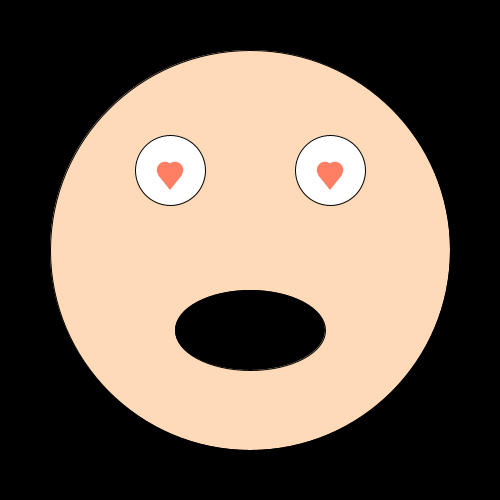
Frame 1 (no input)
Frame 60 (the mouse pressed at the canvas centre just before this capture): identical to frame 1, image omitted
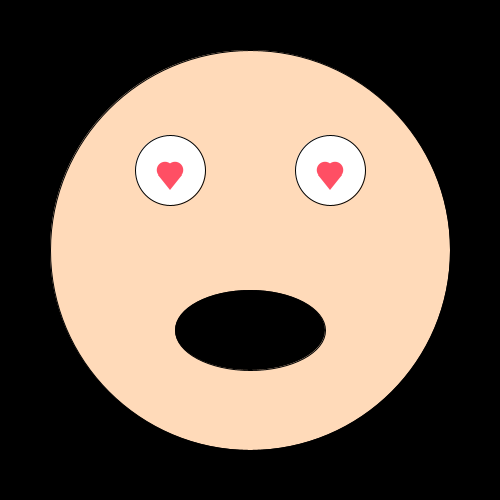
Frame 120 (the mouse held since frame 60 and released just before this capture)

The Processing sketch that drew these frames (run headless with seeded random() and noise(); from frame 60 on, the mouse is pressed at the canvas centre):

// Processing sketch: processing_172286
// ── processing_172286.pde

float counter = 0;

void setup()
{
  size(500, 500);
  background(0);
}

void draw()
{

  background(0);


  translate (height/2, width/2);
  float counter_mouse = map(mouseX, 0, width, 0, 0.2);
  float amplitude = map(sin(counter), -1, 1, 0, 255);

  pushMatrix();
  stroke(0);
  smooth();
  fill(255,218,185);
  ellipse(0, 0, 400, 400);
  popMatrix();





  pushMatrix();
  stroke(0);
  smooth();
  fill(255);
  ellipse(-80, -80, 70, 70);

  stroke(0);
  smooth();
  fill(255);
  ellipse(80, -80, 70, 70);

  fill(0);
  ellipse(0, 80, -150, 80);
  popMatrix();





  noStroke();
  smooth();
  fill(255, amplitude, 100);

  ellipse (85, -80, 16.5, 16.5);
  ellipse(-85, -80, 16.5, 16.5);
  ellipse (75, -80, 16.5, 16.5);
  ellipse(-75, -80, 16.5, 16.5);

  triangle(92, -75, 68, -75, 80, -60);
  triangle(-92, -75, -68, -75, -80, -60);


  counter+=counter_mouse;
}
